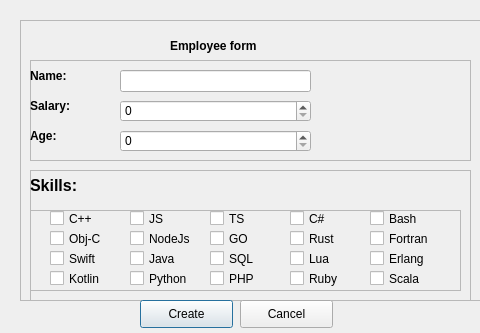
<?xml version="1.0" encoding="UTF-8"?>
<ui version="4.0">
 <class>Add_form</class>
 <widget class="QDialog" name="Add_form">
  <property name="geometry">
   <rect>
    <x>0</x>
    <y>0</y>
    <width>480</width>
    <height>333</height>
   </rect>
  </property>
  <property name="windowTitle">
   <string>Dialog</string>
  </property>
  <widget class="QFrame" name="form_frame_2">
   <property name="geometry">
    <rect>
     <x>20</x>
     <y>20</y>
     <width>461</width>
     <height>281</height>
    </rect>
   </property>
   <property name="frameShape">
    <enum>QFrame::StyledPanel</enum>
   </property>
   <property name="frameShadow">
    <enum>QFrame::Raised</enum>
   </property>
   <widget class="QFrame" name="info_frame_2">
    <property name="geometry">
     <rect>
      <x>10</x>
      <y>40</y>
      <width>441</width>
      <height>101</height>
     </rect>
    </property>
    <property name="frameShape">
     <enum>QFrame::StyledPanel</enum>
    </property>
    <property name="frameShadow">
     <enum>QFrame::Raised</enum>
    </property>
    <widget class="QLabel" name="label_6">
     <property name="geometry">
      <rect>
       <x>0</x>
       <y>0</y>
       <width>91</width>
       <height>31</height>
      </rect>
     </property>
     <property name="styleSheet">
      <string notr="true">font: 75 12pt &quot;MS Shell Dlg 2&quot;; font-weight: bold;</string>
     </property>
     <property name="text">
      <string>Name:</string>
     </property>
    </widget>
    <widget class="QLineEdit" name="lineEdit_2">
     <property name="geometry">
      <rect>
       <x>90</x>
       <y>10</y>
       <width>191</width>
       <height>22</height>
      </rect>
     </property>
    </widget>
    <widget class="QLabel" name="label_7">
     <property name="geometry">
      <rect>
       <x>0</x>
       <y>30</y>
       <width>91</width>
       <height>31</height>
      </rect>
     </property>
     <property name="styleSheet">
      <string notr="true">font: 75 12pt &quot;MS Shell Dlg 2&quot;; font-weight: bold;</string>
     </property>
     <property name="text">
      <string>Salary:</string>
     </property>
    </widget>
    <widget class="QSpinBox" name="spinBox_3">
     <property name="geometry">
      <rect>
       <x>90</x>
       <y>40</y>
       <width>191</width>
       <height>22</height>
      </rect>
     </property>
    </widget>
    <widget class="QLabel" name="label_8">
     <property name="geometry">
      <rect>
       <x>0</x>
       <y>60</y>
       <width>91</width>
       <height>31</height>
      </rect>
     </property>
     <property name="styleSheet">
      <string notr="true">font: 75 12pt &quot;MS Shell Dlg 2&quot;; font-weight: bold;</string>
     </property>
     <property name="text">
      <string>Age:</string>
     </property>
    </widget>
    <widget class="QSpinBox" name="spinBox_4">
     <property name="geometry">
      <rect>
       <x>90</x>
       <y>70</y>
       <width>191</width>
       <height>22</height>
      </rect>
     </property>
    </widget>
   </widget>
   <widget class="QFrame" name="skills_frame_2">
    <property name="geometry">
     <rect>
      <x>10</x>
      <y>150</y>
      <width>441</width>
      <height>141</height>
     </rect>
    </property>
    <property name="frameShape">
     <enum>QFrame::StyledPanel</enum>
    </property>
    <property name="frameShadow">
     <enum>QFrame::Raised</enum>
    </property>
    <widget class="QLabel" name="label_9">
     <property name="geometry">
      <rect>
       <x>0</x>
       <y>0</y>
       <width>101</width>
       <height>31</height>
      </rect>
     </property>
     <property name="font">
      <font>
       <family>MS Shell Dlg 2</family>
       <pointsize>12</pointsize>
       <weight>75</weight>
       <italic>false</italic>
       <bold>true</bold>
      </font>
     </property>
     <property name="styleSheet">
      <string notr="true">font: 75 12pt &quot;MS Shell Dlg 2&quot;; font-weight: bold;</string>
     </property>
     <property name="text">
      <string>Skills:</string>
     </property>
    </widget>
    <widget class="QFrame" name="frame_2">
     <property name="geometry">
      <rect>
       <x>0</x>
       <y>40</y>
       <width>431</width>
       <height>81</height>
      </rect>
     </property>
     <property name="frameShape">
      <enum>QFrame::StyledPanel</enum>
     </property>
     <property name="frameShadow">
      <enum>QFrame::Raised</enum>
     </property>
     <widget class="QCheckBox" name="checkBox_21">
      <property name="geometry">
       <rect>
        <x>100</x>
        <y>60</y>
        <width>70</width>
        <height>17</height>
       </rect>
      </property>
      <property name="text">
       <string>Python</string>
      </property>
     </widget>
     <widget class="QCheckBox" name="checkBox_22">
      <property name="geometry">
       <rect>
        <x>20</x>
        <y>60</y>
        <width>70</width>
        <height>17</height>
       </rect>
      </property>
      <property name="text">
       <string>Kotlin</string>
      </property>
     </widget>
     <widget class="QCheckBox" name="checkBox_23">
      <property name="geometry">
       <rect>
        <x>260</x>
        <y>60</y>
        <width>70</width>
        <height>17</height>
       </rect>
      </property>
      <property name="text">
       <string>Ruby</string>
      </property>
     </widget>
     <widget class="QCheckBox" name="checkBox_24">
      <property name="geometry">
       <rect>
        <x>340</x>
        <y>40</y>
        <width>70</width>
        <height>17</height>
       </rect>
      </property>
      <property name="text">
       <string>Erlang</string>
      </property>
     </widget>
     <widget class="QCheckBox" name="checkBox_25">
      <property name="geometry">
       <rect>
        <x>180</x>
        <y>60</y>
        <width>70</width>
        <height>17</height>
       </rect>
      </property>
      <property name="text">
       <string>PHP</string>
      </property>
     </widget>
     <widget class="QCheckBox" name="checkBox_26">
      <property name="geometry">
       <rect>
        <x>20</x>
        <y>20</y>
        <width>91</width>
        <height>17</height>
       </rect>
      </property>
      <property name="text">
       <string>Obj-C</string>
      </property>
     </widget>
     <widget class="QCheckBox" name="checkBox_27">
      <property name="geometry">
       <rect>
        <x>180</x>
        <y>0</y>
        <width>70</width>
        <height>17</height>
       </rect>
      </property>
      <property name="text">
       <string>TS</string>
      </property>
     </widget>
     <widget class="QCheckBox" name="checkBox_28">
      <property name="geometry">
       <rect>
        <x>100</x>
        <y>40</y>
        <width>70</width>
        <height>17</height>
       </rect>
      </property>
      <property name="text">
       <string>Java</string>
      </property>
     </widget>
     <widget class="QCheckBox" name="checkBox_29">
      <property name="geometry">
       <rect>
        <x>20</x>
        <y>0</y>
        <width>70</width>
        <height>17</height>
       </rect>
      </property>
      <property name="text">
       <string>C++</string>
      </property>
     </widget>
     <widget class="QCheckBox" name="checkBox_30">
      <property name="geometry">
       <rect>
        <x>340</x>
        <y>60</y>
        <width>70</width>
        <height>17</height>
       </rect>
      </property>
      <property name="text">
       <string>Scala</string>
      </property>
     </widget>
     <widget class="QCheckBox" name="checkBox_31">
      <property name="geometry">
       <rect>
        <x>100</x>
        <y>20</y>
        <width>70</width>
        <height>17</height>
       </rect>
      </property>
      <property name="text">
       <string>NodeJs</string>
      </property>
     </widget>
     <widget class="QCheckBox" name="checkBox_32">
      <property name="geometry">
       <rect>
        <x>260</x>
        <y>40</y>
        <width>70</width>
        <height>17</height>
       </rect>
      </property>
      <property name="text">
       <string>Lua</string>
      </property>
     </widget>
     <widget class="QCheckBox" name="checkBox_33">
      <property name="geometry">
       <rect>
        <x>340</x>
        <y>20</y>
        <width>70</width>
        <height>17</height>
       </rect>
      </property>
      <property name="text">
       <string>Fortran</string>
      </property>
     </widget>
     <widget class="QCheckBox" name="checkBox_34">
      <property name="geometry">
       <rect>
        <x>100</x>
        <y>0</y>
        <width>70</width>
        <height>17</height>
       </rect>
      </property>
      <property name="text">
       <string>JS</string>
      </property>
     </widget>
     <widget class="QCheckBox" name="checkBox_35">
      <property name="geometry">
       <rect>
        <x>20</x>
        <y>40</y>
        <width>70</width>
        <height>17</height>
       </rect>
      </property>
      <property name="text">
       <string>Swift</string>
      </property>
     </widget>
     <widget class="QCheckBox" name="checkBox_36">
      <property name="geometry">
       <rect>
        <x>340</x>
        <y>0</y>
        <width>70</width>
        <height>17</height>
       </rect>
      </property>
      <property name="text">
       <string>Bash</string>
      </property>
     </widget>
     <widget class="QCheckBox" name="checkBox_37">
      <property name="geometry">
       <rect>
        <x>260</x>
        <y>20</y>
        <width>70</width>
        <height>17</height>
       </rect>
      </property>
      <property name="text">
       <string>Rust</string>
      </property>
     </widget>
     <widget class="QCheckBox" name="checkBox_38">
      <property name="geometry">
       <rect>
        <x>260</x>
        <y>0</y>
        <width>70</width>
        <height>17</height>
       </rect>
      </property>
      <property name="text">
       <string>C#</string>
      </property>
     </widget>
     <widget class="QCheckBox" name="checkBox_39">
      <property name="geometry">
       <rect>
        <x>180</x>
        <y>40</y>
        <width>70</width>
        <height>17</height>
       </rect>
      </property>
      <property name="text">
       <string>SQL</string>
      </property>
     </widget>
     <widget class="QCheckBox" name="checkBox_40">
      <property name="geometry">
       <rect>
        <x>180</x>
        <y>20</y>
        <width>70</width>
        <height>17</height>
       </rect>
      </property>
      <property name="text">
       <string>GO</string>
      </property>
     </widget>
    </widget>
   </widget>
   <widget class="QLabel" name="label_10">
    <property name="geometry">
     <rect>
      <x>150</x>
      <y>10</y>
      <width>181</width>
      <height>31</height>
     </rect>
    </property>
    <property name="styleSheet">
     <string notr="true">font: 75 12pt &quot;MS Shell Dlg 2&quot;; font-weight: bold;</string>
    </property>
    <property name="text">
     <string>Employee form</string>
    </property>
   </widget>
  </widget>
  <widget class="QPushButton" name="pushButton_3">
   <property name="geometry">
    <rect>
     <x>140</x>
     <y>300</y>
     <width>93</width>
     <height>28</height>
    </rect>
   </property>
   <property name="text">
    <string>Create</string>
   </property>
  </widget>
  <widget class="QPushButton" name="pushButton_2">
   <property name="geometry">
    <rect>
     <x>240</x>
     <y>300</y>
     <width>93</width>
     <height>28</height>
    </rect>
   </property>
   <property name="text">
    <string>Cancel</string>
   </property>
  </widget>
 </widget>
 <resources/>
 <connections/>
</ui>
